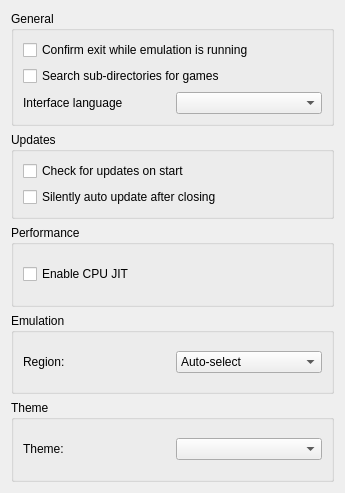
<?xml version="1.0" encoding="UTF-8"?>
<ui version="4.0">
 <class>ConfigureGeneral</class>
 <widget class="QWidget" name="ConfigureGeneral">
  <property name="geometry">
   <rect>
    <x>0</x>
    <y>0</y>
    <width>345</width>
    <height>493</height>
   </rect>
  </property>
  <property name="windowTitle">
   <string>Form</string>
  </property>
  <layout class="QHBoxLayout" name="horizontalLayout">
   <item>
    <layout class="QVBoxLayout" name="verticalLayout">
     <item>
      <widget class="QGroupBox" name="groupBox">
       <property name="title">
        <string>General</string>
       </property>
       <layout class="QHBoxLayout" name="horizontalLayout_3">
        <item>
         <layout class="QVBoxLayout" name="verticalLayout_2">
          <item>
           <widget class="QCheckBox" name="toggle_check_exit">
            <property name="text">
             <string>Confirm exit while emulation is running</string>
            </property>
           </widget>
          </item>
          <item>
           <widget class="QCheckBox" name="toggle_deepscan">
            <property name="text">
             <string>Search sub-directories for games</string>
            </property>
           </widget>
          </item>
          <item>
           <layout class="QHBoxLayout" name="horizontalLayout_2">
            <item>
             <widget class="QLabel" name="language_label">
              <property name="text">
               <string>Interface language</string>
              </property>
             </widget>
            </item>
            <item>
             <widget class="QComboBox" name="language_combobox"/>
            </item>
           </layout>
          </item>
         </layout>
        </item>
       </layout>
      </widget>
     </item>
     <item>
      <widget class="QGroupBox" name="updateBox">
       <property name="title">
        <string>Updates</string>
       </property>
       <layout class="QHBoxLayout" name="horizontalLayout_update">
        <item>
         <layout class="QVBoxLayout" name="verticalLayout_update">
          <item>
           <widget class="QCheckBox" name="toggle_update_check">
            <property name="text">
             <string>Check for updates on start</string>
            </property>
           </widget>
          </item>
          <item>
           <widget class="QCheckBox" name="toggle_auto_update">
            <property name="text">
             <string>Silently auto update after closing</string>
            </property>
           </widget>
          </item>
         </layout>
        </item>
       </layout>
      </widget>
     </item>
     <item>
      <widget class="QGroupBox" name="groupBox_2">
       <property name="title">
        <string>Performance</string>
       </property>
       <layout class="QHBoxLayout" name="horizontalLayout_7">
        <item>
         <layout class="QVBoxLayout" name="verticalLayout_5">
          <item>
           <widget class="QCheckBox" name="toggle_cpu_jit">
            <property name="text">
             <string>Enable CPU JIT</string>
            </property>
           </widget>
          </item>
         </layout>
        </item>
       </layout>
      </widget>
     </item>
     <item>
      <widget class="QGroupBox" name="groupBox_4">
       <property name="title">
        <string>Emulation</string>
       </property>
       <layout class="QHBoxLayout" name="horizontalLayout_5">
        <item>
         <layout class="QVBoxLayout" name="verticalLayout_6">
          <item>
           <layout class="QHBoxLayout" name="horizontalLayout_6">
            <item>
             <widget class="QLabel" name="label">
              <property name="text">
               <string>Region:</string>
              </property>
             </widget>
            </item>
            <item>
             <widget class="QComboBox" name="region_combobox">
              <item>
               <property name="text">
                <string>Auto-select</string>
               </property>
              </item>
              <item>
               <property name="text">
                <string notr="true">JPN</string>
               </property>
              </item>
              <item>
               <property name="text">
                <string notr="true">USA</string>
               </property>
              </item>
              <item>
               <property name="text">
                <string notr="true">EUR</string>
               </property>
              </item>
              <item>
               <property name="text">
                <string notr="true">AUS</string>
               </property>
              </item>
              <item>
               <property name="text">
                <string notr="true">CHN</string>
               </property>
              </item>
              <item>
               <property name="text">
                <string notr="true">KOR</string>
               </property>
              </item>
              <item>
               <property name="text">
                <string notr="true">TWN</string>
               </property>
              </item>
             </widget>
            </item>
           </layout>
          </item>
         </layout>
        </item>
       </layout>
      </widget>
     </item>
     <item>
      <widget class="QGroupBox" name="theme_group_box">
       <property name="title">
        <string>Theme</string>
       </property>
       <layout class="QHBoxLayout" name="theme_qhbox_layout">
        <item>
         <layout class="QVBoxLayout" name="theme_qvbox_layout">
          <item>
           <layout class="QHBoxLayout" name="theme_qhbox_layout_2">
            <item>
             <widget class="QLabel" name="theme_label">
              <property name="text">
               <string>Theme:</string>
              </property>
             </widget>
            </item>
            <item>
             <widget class="QComboBox" name="theme_combobox"/>
            </item>
           </layout>
          </item>
         </layout>
        </item>
       </layout>
      </widget>
     </item>
     <item>
       <widget class="QGroupBox" name="groupBox_3">
         <property name="title">
           <string>Hotkeys</string>
         </property>
       </widget>
      <spacer name="verticalSpacer">
       <property name="orientation">
        <enum>Qt::Vertical</enum>
       </property>
       <property name="sizeHint" stdset="0">
        <size>
         <width>20</width>
         <height>40</height>
        </size>
       </property>
      </spacer>
     </item>
    </layout>
   </item>
  </layout>
 </widget>
 <resources/>
 <connections/>
</ui>
